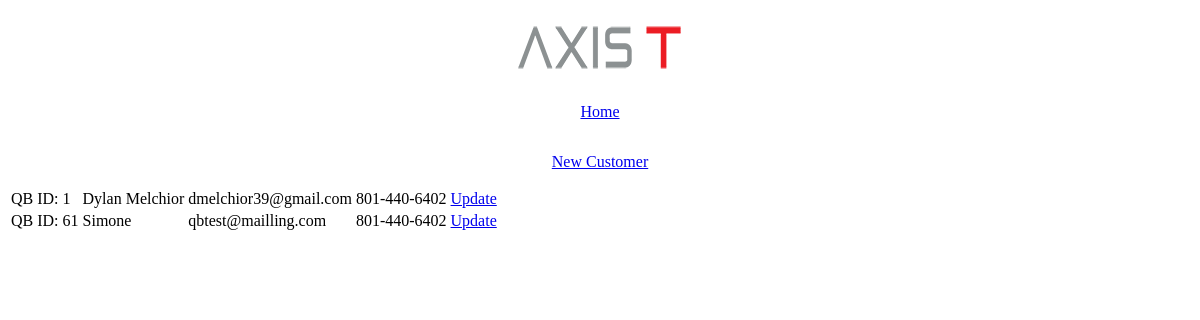
The page /customers/ (signed in) on the database its author committed.
### dashboard/models.py (models this page shows, shortened)
class Customer(models.Model):
    name = models.CharField(max_length=200)
    phone = models.CharField(max_length=200, null = True)
    email = models.EmailField(default = "None", null = True)
    qb_id = models.BigIntegerField()
    sms_consent = models.BooleanField(default = False)

### dashboard/views.py (the view)
# urls.py: path("customers/", views.customers, name="customers"),
@login_required
def customers(request):
    customers = Customer.objects.all()
    return render(request, "customers.html", {
        "customers" : customers,
    })

### dashboard/templates/customers.html (shortened to what this page needs)
<!doctype html>
<html lang="en">
  <head>
    <link rel="stylesheet" href="/static/main.css" />
  </head>
  <body>
    <header>
      <nav>
        <div class="header-logo">
          <img src="/static/axist_footer_logo.png" />
        </div>
        <div class="home-link">
          <p><a href="/dashboard/"> Home </a></p>
        </div>
        <div class="nav-link">
          <p><a href="/newcustomer/"> New Customer </a></p>
        </div>
      </nav>
    </header>
    <table>
      {% for customer in customers %}
      <tr>
        <td>QB ID: {{customer.qb_id}}</td>
        <td>{{customer.name}}</td>
        <td>{{customer.email}}</td>
        <td>{{customer.phone}}</td>
        <td><a href="{% url 'update_customer_get' customer.id %}">Update</a></td>
      </tr>
      {% endfor %}
    </table>
  </body>
</html>

### dashboard/static/main.css (style rules this page uses)
header { display: flex; flex-direction: column; }
.header-logo { display:flex; justify-content: center; }
nav { display: flex; flex-direction: column; }
.home-link { display: flex; flex-direction: column; align-items: center; }
.nav-link { display: flex; flex-direction: row; justify-content: center; gap: 1rem; }
.header-logo { padding: 1rem; }

### rows shown on the page
Customer: qb_id "1", name "Dylan Melchior", email "dmelchior39@gmail.com", phone "801-440-6402"
Customer: qb_id "61", name "Simone", email "qbtest@mailling.com", phone "801-440-6402"
